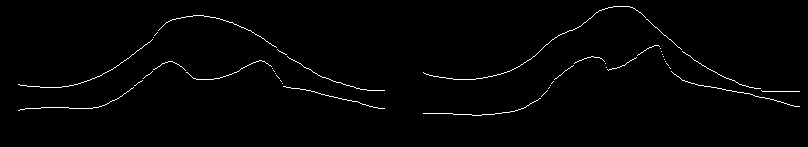
#> input picture WP3_knee_osteoarthritis/Knee_Segmentation/esim.png, 808 x 147 px
$ python expand_mask_horizontal.py -i esim.png -o out
#> lines starting #> are read from the running program, lines starting #| are printed output that depends on the picture; after the words box and inside, x2 and y2 are one past the last pixel; in counts of white or black regions, pixels touching at a corner belong together
"""
Expand segmentation masks horizontally to the edges of the image.
Preserves the curved shape of the joint space but extends it to left and right edges.

The top and bottom boundaries of the mask are maintained, but extended horizontally.
Filters out noise and uses the main mask region for robust extension.
"""
import argparse
import os
import cv2
import numpy as np


def expand_mask_horizontal(mask_path, output_path, sample_percent=25, min_thickness_percent=70):
    """
    Expand mask horizontally to image edges while preserving the shape.

    - Filters out small isolated noise regions
    - Finds the main contiguous mask region
    - Extends boundaries smoothly to edges
    - Ensures minimum thickness throughout

    Args:
        mask_path: Path to input mask
        output_path: Where to save expanded mask
        sample_percent: Percentage of mask width to sample from each side (default: 25)
        min_thickness_percent: Minimum thickness as percent of max thickness (default: 50)

    Returns:
        (success, message)
    """
#> called with mask_path = 'esim.png', output_path = 'out/esim.png', sample_percent = 25, min_thickness_percent = 70
    # Load mask
    mask = cv2.imread(mask_path, cv2.IMREAD_GRAYSCALE)
#> mask: shape (147, 808); 1.3% white in thin lines or dots, all inside (x1, y1, x2, y2) = (18, 6, 800, 116)
    if mask is None:
        return False, "Could not read mask"

    height, width = mask.shape
#> height = 147; width = 808

    # Find connected components and filter out small noise (keep all significant components)
    _, binary = cv2.threshold(mask, 127, 255, cv2.THRESH_BINARY)
    num_labels, labels, stats, _ = cv2.connectedComponentsWithStats(binary, connectivity=8)
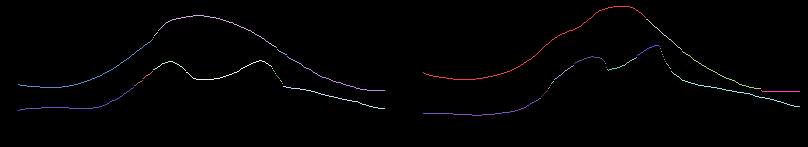
#> labels: shape (147, 808) int32; 43 distinct labels, from 0 to 42; one colour per label, 0 black
#> num_labels = 43; stats = 43 rows, first 6: [0, 0, 808, 147, 117288], [423, 6, 223, 74, 223], [158, 15, 119, 33, 119], [646, 19, 36, 31, 36], [154, 32, 4, 4, 4], [153, 37, 1, 1, 1]

    if num_labels <= 1:
        # No foreground pixels
        cv2.imwrite(output_path, mask)
        return True, "No white pixels to expand"

    # Filter components using multiple criteria:
    # 1. Position: joint space is in central 60% of image (y: 20%-80%)
    # 2. Aspect ratio: joint space is horizontal (width > height)
    # 3. Size: relative to the largest valid component

    middle_zone_top = height // 5  # ~45 for 224px
#> middle_zone_top = 29
    middle_zone_bottom = 4 * height // 5  # ~179 for 224px
#> middle_zone_bottom = 117

    # Score each component based on how likely it is to be joint space
    component_scores = []

    for label_idx in range(1, num_labels):
        y_top = stats[label_idx, cv2.CC_STAT_TOP]
        comp_height = stats[label_idx, cv2.CC_STAT_HEIGHT]
        comp_width = stats[label_idx, cv2.CC_STAT_WIDTH]
        y_center = y_top + comp_height // 2
        area = stats[label_idx, cv2.CC_STAT_AREA]

        # Score based on position (0 if outside zone, 1 if in center)
        if y_center < middle_zone_top or y_center > middle_zone_bottom:
            position_score = 0
        else:
            # Higher score for being closer to image center
            dist_from_center = abs(y_center - height // 2)
            position_score = 1 - (dist_from_center / (height // 2))

        # Score based on aspect ratio (horizontal bands score higher)
        aspect_ratio = comp_width / max(1, comp_height)
        aspect_score = min(1.0, aspect_ratio / 5)  # Ratio of 5:1 or more gets full score

        # Combined score - position is more important than aspect ratio
        total_score = position_score * 0.6 + aspect_score * 0.4

        component_scores.append((label_idx, area, total_score, y_center))
#> this loop made 42 passes
#> (y_top, comp_height, comp_width, y_center, area, dist_from_center, position_score, aspect_ratio) on passes 1, 2, 3, 6, 7, 11, 13, 14, 15, 18, 19, 23: (6, 74, 223, 43, 223, 30, 0.589, 3.01), (15, 33, 119, 31, 119, 42, 0.425, 3.61), (19, 31, 36, 34, 36, 39, 0.466, 1.16), (39, 49, 135, 63, 135, 10, 0.863, 2.76), (45, 11, 23, 50, 23, 23, 0.685, 2.09), (51, 38, 79, 70, 79, 3, 0.959, 2.08), (56, 35, 98, 73, 98, 0, 1, 2.8), (56, 8, 31, 60, 31, 13, 0.822, 3.88), (57, 14, 30, 64, 30, 9, 0.877, 2.14), (61, 10, 33, 66, 33, 7, 0.904, 3.3), (60, 20, 86, 70, 86, 3, 0.959, 4.3), (65, 15, 20, 72, 20, 1, 0.986, 1.33)
#> after the loop, component_scores = 42 items, first 6: (1, 223, 0.595, 43), (2, 119, 0.543, 31), (3, 36, 0.372, 34), (4, 4, 0.359, 34), (5, 1, 0.384, 37), (6, 135, 0.738, 63)

    # Create clean mask
    clean_mask = np.zeros_like(mask)

    # Filter: keep components with score > 0.5 AND area > 30% of max valid area
    valid_components = [(idx, area, score, yc) for idx, area, score, yc in component_scores if score > 0.5]
#> valid_components = 37 items, first 6: (1, 223, 0.595, 43), (2, 119, 0.543, 31), (6, 135, 0.738, 63), (7, 23, 0.578, 50), (8, 10, 0.561, 52), (11, 79, 0.742, 70)

    if valid_components:
        max_valid_area = max(area for _, area, _, _ in valid_components)
#> max_valid_area = 223
        min_area_threshold = max_valid_area * 0.30  # Reduced to 30% to keep more legitimate components
#> min_area_threshold = 66.9

        for label_idx, area, score, yc in valid_components:
            if area >= min_area_threshold:
                clean_mask[labels == label_idx] = 255
#> this loop made 37 passes
#> (label_idx, area, score, yc) on passes 1, 2, 3, 4, 6, 8, 9, 10, 13, 14, 18, 24: (1, 223, 0.595, 43), (2, 119, 0.543, 31), (6, 135, 0.738, 63), (7, 23, 0.578, 50), (11, 79, 0.742, 70), (13, 98, 0.824, 73), (14, 31, 0.803, 60), (15, 30, 0.697, 64), (18, 33, 0.806, 66), (19, 86, 0.919, 70), (23, 20, 0.698, 72), (29, 129, 0.755, 89)
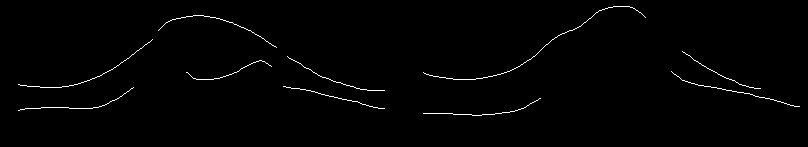
#> clean_mask: shape (147, 808); 1% white in thin lines or dots, all inside (x1, y1, x2, y2) = (18, 6, 800, 116)
    else:
        # Fallback: no valid components, use largest component
        largest_label = 1 + np.argmax(stats[1:, cv2.CC_STAT_AREA])
        clean_mask[labels == largest_label] = 255

    # Find columns that have white pixels in the clean mask
    cols_with_white = []
    top_boundary = {}
    bottom_boundary = {}

    for x in range(width):
        column = clean_mask[:, x]
        white_pixels = np.where(column > 0)[0]
        if len(white_pixels) > 0:
            cols_with_white.append(x)
            top_boundary[x] = white_pixels.min()
            bottom_boundary[x] = white_pixels.max()
#> this loop made 808 passes
#> white_pixels on passes 19 to 21: [84, 110], [84, 110], [85, 109]
#> after the loop, bottom_boundary = 708 items; cols_with_white = 708 values from 18 to 799; top_boundary = 708 items

    if not cols_with_white:
        cv2.imwrite(output_path, mask)
        return True, "No white pixels to expand"

    # Sort columns
    cols_with_white.sort()

    # Get leftmost and rightmost columns
    left_col = cols_with_white[0]
#> left_col = 18
    right_col = cols_with_white[-1]
#> right_col = 799

    # Calculate sample size (percentage of mask width)
    num_cols = len(cols_with_white)
#> num_cols = 708
    sample_size = max(20, int(num_cols * sample_percent / 100))
#> sample_size = 177

    # Left side: sample from interior (skip first few thin edge columns)
    skip_edge = min(5, num_cols // 10)  # Skip potentially thin edge columns
#> skip_edge = 5
    left_start = skip_edge
#> left_start = 5
    left_end = min(left_start + sample_size, num_cols)
#> left_end = 182
    left_samples = cols_with_white[left_start:left_end]
#> left_samples = 177 values from 23 to 204
    if not left_samples:
        left_samples = cols_with_white[:sample_size]

    left_top = min([top_boundary[c] for c in left_samples])
#> left_top = 15
    left_bottom = max([bottom_boundary[c] for c in left_samples])
#> left_bottom = 109

    # Right side: sample from interior (skip last few thin edge columns)
    right_end = num_cols - skip_edge
#> right_end = 703
    right_start = max(0, right_end - sample_size)
#> right_start = 526
    right_samples = cols_with_white[right_start:right_end]
#> right_samples = 177 values from 593 to 794
    if not right_samples:
        right_samples = cols_with_white[-sample_size:]

    right_top = min([top_boundary[c] for c in right_samples])
#> right_top = 6
    right_bottom = max([bottom_boundary[c] for c in right_samples])
#> right_bottom = 106

    # Calculate thickness at each column and find the maximum
    thicknesses = {c: bottom_boundary[c] - top_boundary[c] + 1 for c in cols_with_white}
#> thicknesses = 708 items
    max_thickness = max(thicknesses.values())
#> max_thickness = 65
    # Minimum thickness: at least 12 pixels OR 70% of max, whichever is larger
    min_thickness = max(12, int(max_thickness * min_thickness_percent / 100))
#> min_thickness = 45

    # Ensure extension boundaries are at least as thick as the mask edges
    # Get actual boundaries at the edge columns
    left_edge_top = top_boundary[left_col]
#> left_edge_top = 84
    left_edge_bottom = bottom_boundary[left_col]
#> left_edge_bottom = 110
    right_edge_top = top_boundary[right_col]
#> right_edge_top = 106
    right_edge_bottom = bottom_boundary[right_col]
#> right_edge_bottom = 106

    # Extension should use the more generous boundary (wider thickness)
    # For top: use the smaller value (higher up), for bottom: use larger value (lower down)
    left_ext_top = min(left_top, left_edge_top)
#> left_ext_top = 15
    left_ext_bottom = max(left_bottom, left_edge_bottom)
#> left_ext_bottom = 110
    right_ext_top = min(right_top, right_edge_top)
#> right_ext_top = 6
    right_ext_bottom = max(right_bottom, right_edge_bottom)
#> right_ext_bottom = 106

    # Create output mask
    expanded = np.zeros_like(mask)

    # For smooth extension, we interpolate from edge of image to actual mask edge
    # Left side: interpolate from (0, left_ext_boundaries) to (left_col, actual_edge_boundaries)
    # Right side: interpolate from (right_col, actual_edge_boundaries) to (width-1, right_ext_boundaries)

    # Fill each column from 0 to width
    for x in range(width):
        if x < left_col:
            # Left extension - interpolate from extension boundaries to actual mask edge
            if left_col > 0:
                t = x / left_col  # 0 at x=0, 1 at x=left_col
                top = int(left_ext_top + t * (left_edge_top - left_ext_top))
                bottom = int(left_ext_bottom + t * (left_edge_bottom - left_ext_bottom))
            else:
                top = left_ext_top
                bottom = left_ext_bottom
        elif x > right_col:
            # Right extension - interpolate from actual mask edge to extension boundaries
            remaining = width - 1 - right_col
            if remaining > 0:
                t = (x - right_col) / remaining  # 0 at x=right_col, 1 at x=width-1
                top = int(right_edge_top + t * (right_ext_top - right_edge_top))
                bottom = int(right_edge_bottom + t * (right_ext_bottom - right_edge_bottom))
            else:
                top = right_ext_top
                bottom = right_ext_bottom
        elif x in top_boundary:
            # Inside mask - use original boundaries
            top = top_boundary[x]
            bottom = bottom_boundary[x]
        else:
            # Gap in mask - interpolate
            left_neighbors = [c for c in cols_with_white if c < x]
            right_neighbors = [c for c in cols_with_white if c > x]

            if left_neighbors and right_neighbors:
                nl = max(left_neighbors)
                nr = min(right_neighbors)
                ratio = (x - nl) / max(1, nr - nl)
                top = int(top_boundary[nl] + ratio * (top_boundary[nr] - top_boundary[nl]))
                bottom = int(bottom_boundary[nl] + ratio * (bottom_boundary[nr] - bottom_boundary[nl]))
            elif left_neighbors:
                nl = max(left_neighbors)
                top = top_boundary[nl]
                bottom = bottom_boundary[nl]
            else:
                nr = min(right_neighbors)
                top = top_boundary[nr]
                bottom = bottom_boundary[nr]

        # Ensure minimum thickness
        current_thickness = bottom - top + 1
        if current_thickness < min_thickness:
            # Expand equally from center
            center = (top + bottom) // 2
            half_min = min_thickness // 2
            top = max(0, center - half_min)
            bottom = min(height - 1, center + half_min)

        # Fill column
        expanded[top:bottom+1, x] = 255
#> this loop made 808 passes
#> (t, top, bottom, current_thickness, center) on passes 15 to 18: (0.778, 67, 111, 43, 89), (0.833, 69, 113, 39, 91), (0.889, 71, 115, 35, 93), (0.944, 73, 117, 31, 95)
#> (top, bottom, current_thickness, center) on passes 19 to 24: (75, 119, 27, 97), (75, 119, 27, 97), (75, 119, 25, 97), (75, 119, 25, 97), (75, 119, 25, 97), (75, 119, 25, 97)
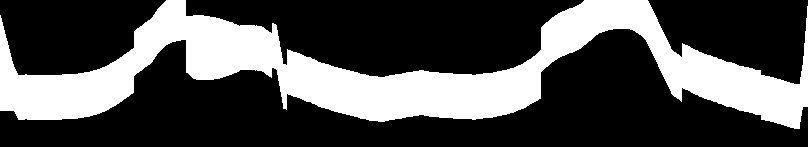
#> expanded: shape (147, 808); 31.1% white; 1 white region, box (x1, y1, x2, y2) and area: (0, 0, 808, 129) 36890

    # Save result
    cv2.imwrite(output_path, expanded)

    return True, "Success"


def get_args():
    parser = argparse.ArgumentParser(
        description='Expand masks horizontally to image edges while preserving shape')
    parser.add_argument('--input', '-i', required=True,
                        help='Input mask directory or single mask file')
    parser.add_argument('--output', '-o', required=True,
                        help='Output directory for expanded masks')
    parser.add_argument('--sample-percent', '-p', type=int, default=25,
                        help='Percentage of mask width to sample from each side (default: 25)')
    return parser.parse_args()


if __name__ == '__main__':
    args = get_args()

    # Create output directory
    os.makedirs(args.output, exist_ok=True)

    # Check if input is file or directory
    if os.path.isfile(args.input):
        # Single file
        filename = os.path.basename(args.input)
        output_path = os.path.join(args.output, filename)
        success, message = expand_mask_horizontal(args.input, output_path, args.sample_percent)
        if success:
            print(f"[OK] Expanded: {filename}")
        else:
            print(f"[FAIL] Failed: {filename} - {message}")

    elif os.path.isdir(args.input):
        # Directory of masks
        mask_files = [f for f in os.listdir(args.input)
                      if f.lower().endswith(('.png', '.jpg', '.jpeg'))]

        if not mask_files:
            print(f"Error: No mask files found in {args.input}")
            exit(1)

        print(f"Expanding {len(mask_files)} masks horizontally (preserving shape)...")
        print(f"Input:  {args.input}")
        print(f"Output: {args.output}")
        print(f"Sample percent: {args.sample_percent}%\n")

        success_count = 0
        failed_count = 0

        for i, filename in enumerate(mask_files, 1):
            input_path = os.path.join(args.input, filename)
            output_path = os.path.join(args.output, filename)

            print(f"{i}/{len(mask_files)}: {filename} ", end='', flush=True)

            success, message = expand_mask_horizontal(input_path, output_path, args.sample_percent)

            if success:
                print("[OK]")
                success_count += 1
            else:
                print(f"[FAIL] {message}")
                failed_count += 1

        print(f"\n{'='*50}")
        print(f"[OK] Success: {success_count}/{len(mask_files)}")
        print(f"[FAIL] Failed: {failed_count}/{len(mask_files)}")
        print(f"Output saved to: {args.output}/")
        print(f"{'='*50}")

    else:
        print(f"Error: {args.input} not found")
        exit(1)
